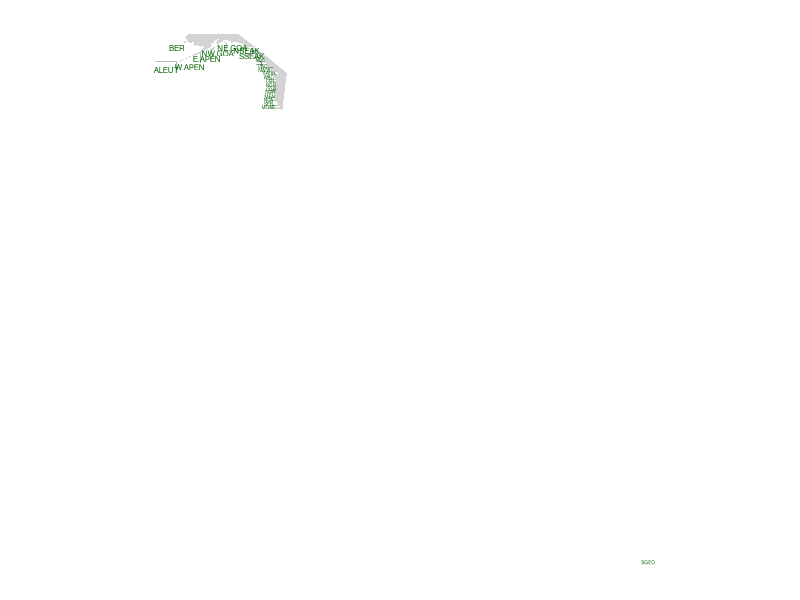
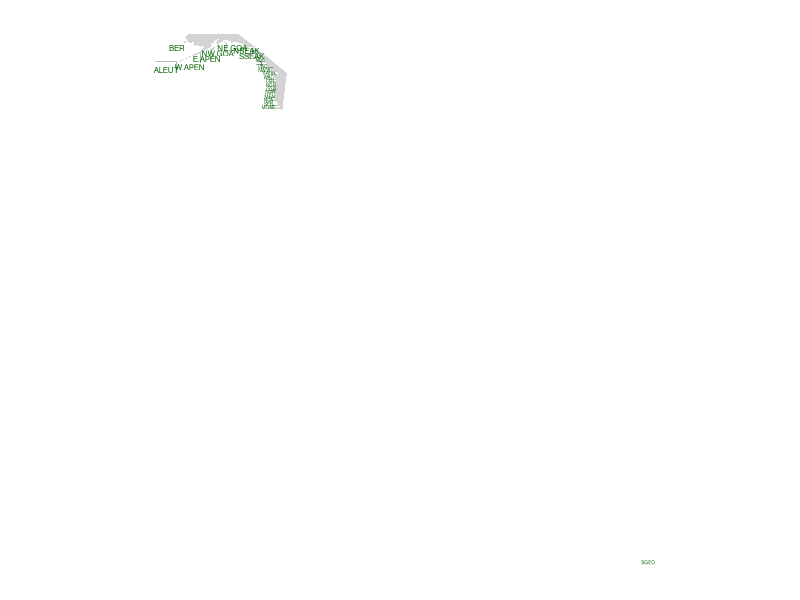

Here is the R script that generated these plots, in order:
library(tidyverse)
library(here)

df = read.csv("Maps_and_Charts_of_Regions/spatial_bounds_gs_new.csv", stringsAsFactors = FALSE) 

#This map plots the spatial boxes that we assign effort and recovery too. 

world <- map_data("world")
north_america <- subset(world, region %in% c("USA", "Canada"))

WC_map<-north_america %>%
  filter(!group== 1511, !group== 1518, !group==1515, !group==1508, !group==1502, !group==1509) %>%
  filter(!long > -118) %>%
  filter(!lat < 35) %>%
  filter(!lat > 63) %>%
  filter(!long < -173) %>%
  ggplot( ) +
  geom_polygon(aes(x = long, y = lat, group = group), fill = "lightgray") +
  coord_fixed(1.3) +
  geom_segment(data = df, colour="black", size =.1, 
               aes(x = as.numeric(line.start.lon), 
                                             y = as.numeric(line.start.lat), 
                                             xend = as.numeric(line.end.lon), 
                                             yend = as.numeric(line.end.lat))) +
  #  geom_text(data=df, colour="darkgreen",aes(x=label_long1, y= label_lat1, label= region), size=2)+ #smaller labels for CA, OR, and WA so they fit
  geom_text(data=df, colour="darkgreen",aes(x=as.numeric(label_long2), y=as.numeric(label_lat2), label= region), size=2) +
  geom_text(data=df, colour="darkgreen",aes(x=as.numeric(label_long1), y=as.numeric(label_lat1), label= region), size=1.2) +
  
  theme(#plot.margin = margin(0,2,0,.01, "inch"), #(top,right,bottom,left)
    plot.background = element_blank(),
    panel.background = element_blank(), 
    panel.border = element_blank(), 
    legend.text = element_text(size = 7),
    legend.title.align=0.5, 
    legend.title=element_text(size=7),
    legend.key = element_blank(), 
    legend.background=element_blank(),
    legend.box.background = element_blank(),
    legend.position = c(1.2, 0.3),
    axis.title.x=element_blank(),
    axis.text.x=element_blank(),
    axis.ticks.x=element_blank(),
    axis.title.y=element_blank(),
    axis.text.y=element_blank(),
    axis.ticks.y=element_blank(),
    #axis.line.x = element_line(colour = 'black', size=0.5, linetype='solid'),
    #axis.line.y = element_line(colour = 'black', size=0.5, linetype='solid')
  )
WC_map

pdf("output/all_ocean_regions_map.pdf", width=13, height=8.5); print(WC_map); dev.off()

